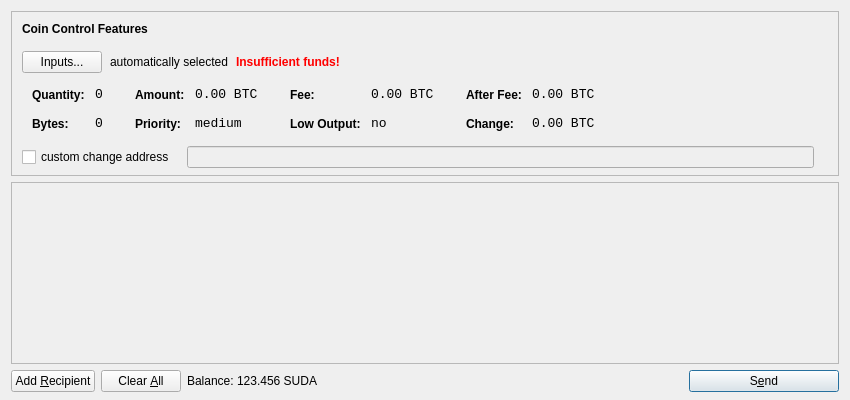
<?xml version="1.0" encoding="UTF-8"?>
<ui version="4.0">
 <class>SendCoinsDialog</class>
 <widget class="QDialog" name="SendCoinsDialog">
  <property name="geometry">
   <rect>
    <x>0</x>
    <y>0</y>
    <width>850</width>
    <height>400</height>
   </rect>
  </property>
  <property name="windowTitle">
   <string>Send Coins</string>
  </property>
  <layout class="QVBoxLayout" name="verticalLayout" stretch="0,1,0">
   <property name="bottomMargin">
    <number>8</number>
   </property>
   <item>
    <widget class="QFrame" name="frameCoinControl">
     <property name="sizePolicy">
      <sizepolicy hsizetype="Expanding" vsizetype="Expanding">
       <horstretch>0</horstretch>
       <verstretch>0</verstretch>
      </sizepolicy>
     </property>
     <property name="maximumSize">
      <size>
       <width>16777215</width>
       <height>16777215</height>
      </size>
     </property>
     <property name="frameShape">
      <enum>QFrame::StyledPanel</enum>
     </property>
     <property name="frameShadow">
      <enum>QFrame::Sunken</enum>
     </property>
     <layout class="QVBoxLayout" name="verticalLayoutCoinControl2">
      <property name="spacing">
       <number>-1</number>
      </property>
      <property name="leftMargin">
       <number>0</number>
      </property>
      <property name="topMargin">
       <number>0</number>
      </property>
      <property name="rightMargin">
       <number>0</number>
      </property>
      <property name="bottomMargin">
       <number>6</number>
      </property>
      <item>
       <layout class="QVBoxLayout" name="verticalLayoutCoinControl" stretch="0,0,0,0,1">
        <property name="spacing">
         <number>0</number>
        </property>
        <property name="leftMargin">
         <number>10</number>
        </property>
        <property name="topMargin">
         <number>10</number>
        </property>
        <item>
         <layout class="QHBoxLayout" name="horizontalLayoutCoinControl1">
          <property name="bottomMargin">
           <number>15</number>
          </property>
          <item>
           <widget class="QLabel" name="labelCoinControlFeatures">
            <property name="sizePolicy">
             <sizepolicy hsizetype="Preferred" vsizetype="Maximum">
              <horstretch>0</horstretch>
              <verstretch>0</verstretch>
             </sizepolicy>
            </property>
            <property name="font">
             <font>
              <weight>75</weight>
              <bold>true</bold>
             </font>
            </property>
            <property name="styleSheet">
             <string notr="true">font-weight:bold;</string>
            </property>
            <property name="text">
             <string>Coin Control Features</string>
            </property>
           </widget>
          </item>
         </layout>
        </item>
        <item>
         <layout class="QHBoxLayout" name="horizontalLayoutCoinControl2" stretch="0,0,0,0">
          <property name="spacing">
           <number>8</number>
          </property>
          <property name="bottomMargin">
           <number>10</number>
          </property>
          <item>
           <widget class="QPushButton" name="pushButtonCoinControl">
            <property name="styleSheet">
             <string notr="true"/>
            </property>
            <property name="text">
             <string>Inputs...</string>
            </property>
           </widget>
          </item>
          <item>
           <widget class="QLabel" name="labelCoinControlAutomaticallySelected">
            <property name="text">
             <string>automatically selected</string>
            </property>
            <property name="margin">
             <number>5</number>
            </property>
           </widget>
          </item>
          <item>
           <widget class="QLabel" name="labelCoinControlInsuffFunds">
            <property name="font">
             <font>
              <weight>75</weight>
              <bold>true</bold>
             </font>
            </property>
            <property name="styleSheet">
             <string notr="true">color:red;font-weight:bold;</string>
            </property>
            <property name="text">
             <string>Insufficient funds!</string>
            </property>
            <property name="margin">
             <number>5</number>
            </property>
           </widget>
          </item>
          <item>
           <spacer name="horizontalSpacerCoinControl">
            <property name="orientation">
             <enum>Qt::Horizontal</enum>
            </property>
            <property name="sizeHint" stdset="0">
             <size>
              <width>40</width>
              <height>1</height>
             </size>
            </property>
           </spacer>
          </item>
         </layout>
        </item>
        <item>
         <widget class="QWidget" name="widgetCoinControl" native="true">
          <property name="sizePolicy">
           <sizepolicy hsizetype="Preferred" vsizetype="Preferred">
            <horstretch>0</horstretch>
            <verstretch>0</verstretch>
           </sizepolicy>
          </property>
          <property name="minimumSize">
           <size>
            <width>0</width>
            <height>0</height>
           </size>
          </property>
          <property name="styleSheet">
           <string notr="true"/>
          </property>
          <layout class="QHBoxLayout" name="horizontalLayoutCoinControl5">
           <property name="margin">
            <number>0</number>
           </property>
           <item>
            <layout class="QHBoxLayout" name="horizontalLayoutCoinControl3" stretch="0,0,0,1">
             <property name="spacing">
              <number>20</number>
             </property>
             <property name="topMargin">
              <number>0</number>
             </property>
             <property name="bottomMargin">
              <number>10</number>
             </property>
             <item>
              <layout class="QFormLayout" name="formLayoutCoinControl1">
               <property name="horizontalSpacing">
                <number>10</number>
               </property>
               <property name="verticalSpacing">
                <number>14</number>
               </property>
               <property name="leftMargin">
                <number>10</number>
               </property>
               <property name="topMargin">
                <number>4</number>
               </property>
               <property name="rightMargin">
                <number>6</number>
               </property>
               <item row="0" column="0">
                <widget class="QLabel" name="labelCoinControlQuantityText">
                 <property name="styleSheet">
                  <string notr="true">font-weight:bold;</string>
                 </property>
                 <property name="text">
                  <string>Quantity:</string>
                 </property>
                 <property name="margin">
                  <number>0</number>
                 </property>
                </widget>
               </item>
               <item row="0" column="1">
                <widget class="QLabel" name="labelCoinControlQuantity">
                 <property name="font">
                  <font>
                   <family>Monospace</family>
                   <pointsize>10</pointsize>
                  </font>
                 </property>
                 <property name="cursor">
                  <cursorShape>IBeamCursor</cursorShape>
                 </property>
                 <property name="contextMenuPolicy">
                  <enum>Qt::ActionsContextMenu</enum>
                 </property>
                 <property name="text">
                  <string notr="true">0</string>
                 </property>
                 <property name="margin">
                  <number>0</number>
                 </property>
                 <property name="textInteractionFlags">
                  <set>Qt::LinksAccessibleByMouse|Qt::TextSelectableByKeyboard|Qt::TextSelectableByMouse</set>
                 </property>
                </widget>
               </item>
               <item row="1" column="0">
                <widget class="QLabel" name="labelCoinControlBytesText">
                 <property name="styleSheet">
                  <string notr="true">font-weight:bold;</string>
                 </property>
                 <property name="text">
                  <string>Bytes:</string>
                 </property>
                </widget>
               </item>
               <item row="1" column="1">
                <widget class="QLabel" name="labelCoinControlBytes">
                 <property name="font">
                  <font>
                   <family>Monospace</family>
                   <pointsize>10</pointsize>
                  </font>
                 </property>
                 <property name="cursor">
                  <cursorShape>IBeamCursor</cursorShape>
                 </property>
                 <property name="contextMenuPolicy">
                  <enum>Qt::ActionsContextMenu</enum>
                 </property>
                 <property name="text">
                  <string notr="true">0</string>
                 </property>
                 <property name="textInteractionFlags">
                  <set>Qt::LinksAccessibleByMouse|Qt::TextSelectableByKeyboard|Qt::TextSelectableByMouse</set>
                 </property>
                </widget>
               </item>
              </layout>
             </item>
             <item>
              <layout class="QFormLayout" name="formLayoutCoinControl2">
               <property name="horizontalSpacing">
                <number>10</number>
               </property>
               <property name="verticalSpacing">
                <number>14</number>
               </property>
               <property name="leftMargin">
                <number>6</number>
               </property>
               <property name="topMargin">
                <number>4</number>
               </property>
               <property name="rightMargin">
                <number>6</number>
               </property>
               <item row="0" column="0">
                <widget class="QLabel" name="labelCoinControlAmountText">
                 <property name="styleSheet">
                  <string notr="true">font-weight:bold;</string>
                 </property>
                 <property name="text">
                  <string>Amount:</string>
                 </property>
                 <property name="margin">
                  <number>0</number>
                 </property>
                </widget>
               </item>
               <item row="0" column="1">
                <widget class="QLabel" name="labelCoinControlAmount">
                 <property name="font">
                  <font>
                   <family>Monospace</family>
                   <pointsize>10</pointsize>
                  </font>
                 </property>
                 <property name="cursor">
                  <cursorShape>IBeamCursor</cursorShape>
                 </property>
                 <property name="contextMenuPolicy">
                  <enum>Qt::ActionsContextMenu</enum>
                 </property>
                 <property name="text">
                  <string notr="true">0.00 BTC</string>
                 </property>
                 <property name="textInteractionFlags">
                  <set>Qt::LinksAccessibleByMouse|Qt::TextSelectableByKeyboard|Qt::TextSelectableByMouse</set>
                 </property>
                </widget>
               </item>
               <item row="1" column="0">
                <widget class="QLabel" name="labelCoinControlPriorityText">
                 <property name="styleSheet">
                  <string notr="true">font-weight:bold;</string>
                 </property>
                 <property name="text">
                  <string>Priority:</string>
                 </property>
                </widget>
               </item>
               <item row="1" column="1">
                <widget class="QLabel" name="labelCoinControlPriority">
                 <property name="font">
                  <font>
                   <family>Monospace</family>
                   <pointsize>10</pointsize>
                  </font>
                 </property>
                 <property name="cursor">
                  <cursorShape>IBeamCursor</cursorShape>
                 </property>
                 <property name="contextMenuPolicy">
                  <enum>Qt::ActionsContextMenu</enum>
                 </property>
                 <property name="text">
                  <string>medium</string>
                 </property>
                 <property name="textInteractionFlags">
                  <set>Qt::LinksAccessibleByMouse|Qt::TextSelectableByKeyboard|Qt::TextSelectableByMouse</set>
                 </property>
                </widget>
               </item>
              </layout>
             </item>
             <item>
              <layout class="QFormLayout" name="formLayoutCoinControl3">
               <property name="horizontalSpacing">
                <number>10</number>
               </property>
               <property name="verticalSpacing">
                <number>14</number>
               </property>
               <property name="leftMargin">
                <number>6</number>
               </property>
               <property name="topMargin">
                <number>4</number>
               </property>
               <property name="rightMargin">
                <number>6</number>
               </property>
               <item row="0" column="0">
                <widget class="QLabel" name="labelCoinControlFeeText">
                 <property name="styleSheet">
                  <string notr="true">font-weight:bold;</string>
                 </property>
                 <property name="text">
                  <string>Fee:</string>
                 </property>
                 <property name="margin">
                  <number>0</number>
                 </property>
                </widget>
               </item>
               <item row="0" column="1">
                <widget class="QLabel" name="labelCoinControlFee">
                 <property name="font">
                  <font>
                   <family>Monospace</family>
                   <pointsize>10</pointsize>
                  </font>
                 </property>
                 <property name="cursor">
                  <cursorShape>IBeamCursor</cursorShape>
                 </property>
                 <property name="contextMenuPolicy">
                  <enum>Qt::ActionsContextMenu</enum>
                 </property>
                 <property name="text">
                  <string notr="true">0.00 BTC</string>
                 </property>
                 <property name="textInteractionFlags">
                  <set>Qt::LinksAccessibleByMouse|Qt::TextSelectableByKeyboard|Qt::TextSelectableByMouse</set>
                 </property>
                </widget>
               </item>
               <item row="1" column="0">
                <widget class="QLabel" name="labelCoinControlLowOutputText">
                 <property name="styleSheet">
                  <string notr="true">font-weight:bold;</string>
                 </property>
                 <property name="text">
                  <string>Low Output:</string>
                 </property>
                </widget>
               </item>
               <item row="1" column="1">
                <widget class="QLabel" name="labelCoinControlLowOutput">
                 <property name="font">
                  <font>
                   <family>Monospace</family>
                   <pointsize>10</pointsize>
                  </font>
                 </property>
                 <property name="cursor">
                  <cursorShape>IBeamCursor</cursorShape>
                 </property>
                 <property name="contextMenuPolicy">
                  <enum>Qt::ActionsContextMenu</enum>
                 </property>
                 <property name="text">
                  <string>no</string>
                 </property>
                 <property name="textInteractionFlags">
                  <set>Qt::LinksAccessibleByMouse|Qt::TextSelectableByKeyboard|Qt::TextSelectableByMouse</set>
                 </property>
                </widget>
               </item>
              </layout>
             </item>
             <item>
              <layout class="QFormLayout" name="formLayoutCoinControl4">
               <property name="horizontalSpacing">
                <number>10</number>
               </property>
               <property name="verticalSpacing">
                <number>14</number>
               </property>
               <property name="leftMargin">
                <number>6</number>
               </property>
               <property name="topMargin">
                <number>4</number>
               </property>
               <property name="rightMargin">
                <number>6</number>
               </property>
               <item row="0" column="0">
                <widget class="QLabel" name="labelCoinControlAfterFeeText">
                 <property name="styleSheet">
                  <string notr="true">font-weight:bold;</string>
                 </property>
                 <property name="text">
                  <string>After Fee:</string>
                 </property>
                 <property name="margin">
                  <number>0</number>
                 </property>
                </widget>
               </item>
               <item row="0" column="1">
                <widget class="QLabel" name="labelCoinControlAfterFee">
                 <property name="font">
                  <font>
                   <family>Monospace</family>
                   <pointsize>10</pointsize>
                  </font>
                 </property>
                 <property name="cursor">
                  <cursorShape>IBeamCursor</cursorShape>
                 </property>
                 <property name="contextMenuPolicy">
                  <enum>Qt::ActionsContextMenu</enum>
                 </property>
                 <property name="text">
                  <string notr="true">0.00 BTC</string>
                 </property>
                 <property name="textInteractionFlags">
                  <set>Qt::LinksAccessibleByMouse|Qt::TextSelectableByKeyboard|Qt::TextSelectableByMouse</set>
                 </property>
                </widget>
               </item>
               <item row="1" column="0">
                <widget class="QLabel" name="labelCoinControlChangeText">
                 <property name="styleSheet">
                  <string notr="true">font-weight:bold;</string>
                 </property>
                 <property name="text">
                  <string>Change:</string>
                 </property>
                </widget>
               </item>
               <item row="1" column="1">
                <widget class="QLabel" name="labelCoinControlChange">
                 <property name="font">
                  <font>
                   <family>Monospace</family>
                   <pointsize>10</pointsize>
                  </font>
                 </property>
                 <property name="cursor">
                  <cursorShape>IBeamCursor</cursorShape>
                 </property>
                 <property name="contextMenuPolicy">
                  <enum>Qt::ActionsContextMenu</enum>
                 </property>
                 <property name="text">
                  <string notr="true">0.00 BTC</string>
                 </property>
                 <property name="textInteractionFlags">
                  <set>Qt::LinksAccessibleByMouse|Qt::TextSelectableByKeyboard|Qt::TextSelectableByMouse</set>
                 </property>
                </widget>
               </item>
              </layout>
             </item>
            </layout>
           </item>
          </layout>
         </widget>
        </item>
        <item>
         <layout class="QHBoxLayout" name="horizontalLayoutCoinControl4" stretch="0,0,0">
          <property name="spacing">
           <number>12</number>
          </property>
          <property name="sizeConstraint">
           <enum>QLayout::SetDefaultConstraint</enum>
          </property>
          <property name="topMargin">
           <number>5</number>
          </property>
          <property name="rightMargin">
           <number>5</number>
          </property>
          <item>
           <widget class="QCheckBox" name="checkBoxCoinControlChange">
            <property name="text">
             <string>custom change address</string>
            </property>
           </widget>
          </item>
          <item>
           <widget class="QLineEdit" name="lineEditCoinControlChange">
            <property name="enabled">
             <bool>false</bool>
            </property>
            <property name="sizePolicy">
             <sizepolicy hsizetype="Expanding" vsizetype="Fixed">
              <horstretch>0</horstretch>
              <verstretch>0</verstretch>
             </sizepolicy>
            </property>
           </widget>
          </item>
          <item>
           <widget class="QLabel" name="labelCoinControlChangeLabel">
            <property name="sizePolicy">
             <sizepolicy hsizetype="Preferred" vsizetype="Expanding">
              <horstretch>0</horstretch>
              <verstretch>0</verstretch>
             </sizepolicy>
            </property>
            <property name="minimumSize">
             <size>
              <width>0</width>
              <height>0</height>
             </size>
            </property>
            <property name="text">
             <string/>
            </property>
            <property name="margin">
             <number>3</number>
            </property>
           </widget>
          </item>
         </layout>
        </item>
        <item>
         <spacer name="verticalSpacerCoinControl">
          <property name="orientation">
           <enum>Qt::Vertical</enum>
          </property>
          <property name="sizeHint" stdset="0">
           <size>
            <width>800</width>
            <height>1</height>
           </size>
          </property>
         </spacer>
        </item>
       </layout>
      </item>
     </layout>
    </widget>
   </item>
   <item>
    <widget class="QScrollArea" name="scrollArea">
     <property name="widgetResizable">
      <bool>true</bool>
     </property>
     <widget class="QWidget" name="scrollAreaWidgetContents">
      <property name="geometry">
       <rect>
        <x>0</x>
        <y>0</y>
        <width>830</width>
        <height>165</height>
       </rect>
      </property>
      <layout class="QVBoxLayout" name="verticalLayout_2">
       <property name="margin">
        <number>0</number>
       </property>
       <item>
        <layout class="QVBoxLayout" name="entries">
         <property name="spacing">
          <number>6</number>
         </property>
        </layout>
       </item>
       <item>
        <spacer name="verticalSpacer">
         <property name="orientation">
          <enum>Qt::Vertical</enum>
         </property>
         <property name="sizeHint" stdset="0">
          <size>
           <width>20</width>
           <height>40</height>
          </size>
         </property>
        </spacer>
       </item>
      </layout>
     </widget>
    </widget>
   </item>
   <item>
    <layout class="QHBoxLayout" name="horizontalLayout">
     <item>
      <widget class="QPushButton" name="addButton">
       <property name="toolTip">
        <string>Send to multiple recipients at once</string>
       </property>
       <property name="text">
        <string>Add &amp;Recipient</string>
       </property>
       <property name="icon">
        <iconset resource="../bitcoin.qrc">
         <normaloff>:/icons/add</normaloff>:/icons/add</iconset>
       </property>
       <property name="autoDefault">
        <bool>false</bool>
       </property>
      </widget>
     </item>
     <item>
      <widget class="QPushButton" name="clearButton">
       <property name="sizePolicy">
        <sizepolicy hsizetype="Minimum" vsizetype="Fixed">
         <horstretch>0</horstretch>
         <verstretch>0</verstretch>
        </sizepolicy>
       </property>
       <property name="toolTip">
        <string>Remove all transaction fields</string>
       </property>
       <property name="text">
        <string>Clear &amp;All</string>
       </property>
       <property name="icon">
        <iconset resource="../bitcoin.qrc">
         <normaloff>:/icons/remove</normaloff>:/icons/remove</iconset>
       </property>
       <property name="autoRepeatDelay">
        <number>300</number>
       </property>
       <property name="autoDefault">
        <bool>false</bool>
       </property>
      </widget>
     </item>
     <item>
      <layout class="QHBoxLayout" name="horizontalLayout_2">
       <property name="spacing">
        <number>3</number>
       </property>
       <item>
        <widget class="QLabel" name="label">
         <property name="text">
          <string>Balance:</string>
         </property>
        </widget>
       </item>
       <item>
        <widget class="QLabel" name="labelBalance">
         <property name="cursor">
          <cursorShape>IBeamCursor</cursorShape>
         </property>
         <property name="text">
          <string>123.456 SUDA</string>
         </property>
         <property name="textInteractionFlags">
          <set>Qt::LinksAccessibleByMouse|Qt::TextSelectableByKeyboard|Qt::TextSelectableByMouse</set>
         </property>
        </widget>
       </item>
      </layout>
     </item>
     <item>
      <spacer name="horizontalSpacer">
       <property name="orientation">
        <enum>Qt::Horizontal</enum>
       </property>
       <property name="sizeHint" stdset="0">
        <size>
         <width>40</width>
         <height>20</height>
        </size>
       </property>
      </spacer>
     </item>
     <item>
      <widget class="QPushButton" name="sendButton">
       <property name="minimumSize">
        <size>
         <width>150</width>
         <height>0</height>
        </size>
       </property>
       <property name="toolTip">
        <string>Confirm the send action</string>
       </property>
       <property name="text">
        <string>S&amp;end</string>
       </property>
       <property name="icon">
        <iconset resource="../bitcoin.qrc">
         <normaloff>:/icons/send</normaloff>:/icons/send</iconset>
       </property>
       <property name="default">
        <bool>true</bool>
       </property>
      </widget>
     </item>
    </layout>
   </item>
  </layout>
 </widget>
 <resources>
  <include location="../bitcoin.qrc"/>
 </resources>
 <connections/>
</ui>
